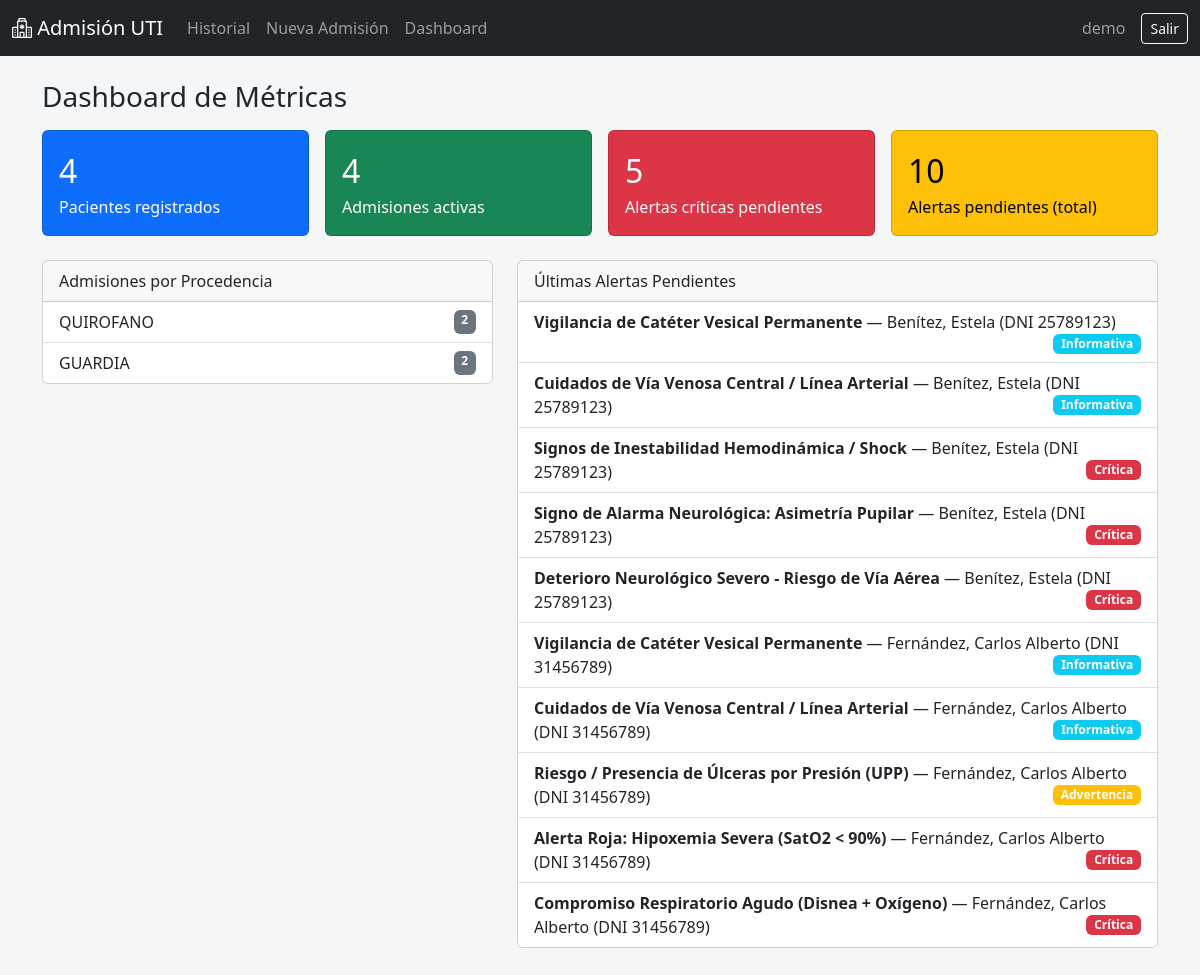
/dashboard/ (signed in), run on the app's committed database.
### apps/admisiones/models.py (models this page shows, shortened)
class Admision(models.Model):
    PROCEDENCIA_CHOICES = [
        ('GUARDIA', 'Guardia / Shockroom'),
        ('QUIROFANO', 'Quirófano / Recuperación'),
        ('PISO', 'Sala General / Internación'),
        ('DERIVACION', 'Derivación Externa / Otra Institución'),
    ]
    ESTADO_CHOICES = [
        ('ACTIVA', 'Internado en UTI'),
        ('ALTA', 'Alta de UTI'),
        ('DERIVADO', 'Derivado a otra área/centro'),
        ('OBITO', 'Óbito'),
    ]
    paciente = models.ForeignKey(
        'pacientes.Paciente', on_delete=models.CASCADE, related_name='admisiones',
    )
    enfermero_responsable = models.ForeignKey(
        settings.AUTH_USER_MODEL, verbose_name='Enfermero/a Responsable',
        on_delete=models.SET_NULL, null=True, blank=True,
        related_name='admisiones_registradas',
    )
    fecha_ingreso = models.DateTimeField('Fecha y Hora de Ingreso', default=timezone.now)
    cama = models.CharField('Cama / Unidad', max_length=30, help_text='Ej: Cama 04 - UTI')
    procedencia = models.CharField(
        'Procedencia', max_length=20, choices=PROCEDENCIA_CHOICES, default='GUARDIA',
    )
    diagnostico_ingreso = models.CharField('Diagnóstico de Ingreso', max_length=255)
    motivo_ingreso = models.TextField('Motivo de Ingreso / Resumen de Cuadro', blank=True)
    estado = models.CharField('Estado', max_length=15, choices=ESTADO_CHOICES, default='ACTIVA')
    observaciones_generales = models.TextField('Observaciones de Enfermería', blank=True)
    fecha_cierre = models.DateTimeField('Fecha de Cierre', null=True, blank=True)
    creado_el = models.DateTimeField(auto_now_add=True)
    actualizado_el = models.DateTimeField(auto_now=True)
    class Meta:
        verbose_name = 'Admisión'
        verbose_name_plural = 'Admisiones'
        ordering = ['-fecha_ingreso']

### apps/reglas/models.py (models this page shows, shortened)
class AlertaGenerada(models.Model):
    NIVEL_CHOICES = [
        ('CRITICA', 'Crítica'),
        ('ADVERTENCIA', 'Advertencia'),
        ('INFO', 'Informativa'),
    ]
    admision = models.ForeignKey(
        'admisiones.Admision', on_delete=models.CASCADE, related_name='alertas',
    )
    regla = models.ForeignKey(
        Regla, on_delete=models.SET_NULL, null=True, blank=True, related_name='alertas_emitidas',
    )
    codigo_regla = models.CharField('Código de Regla', max_length=60)
    nivel = models.CharField('Nivel', max_length=15, choices=NIVEL_CHOICES)
    titulo = models.CharField('Título', max_length=150)
    mensaje = models.TextField('Mensaje')
    sugerencia = models.TextField('Sugerencia')
    reconocida = models.BooleanField('Reconocida por Enfermería', default=False)
    reconocida_por = models.ForeignKey(
        settings.AUTH_USER_MODEL, on_delete=models.SET_NULL, null=True, blank=True,
        related_name='alertas_reconocidas',
    )
    fecha_generacion = models.DateTimeField('Fecha y Hora', auto_now_add=True)
    class Meta:
        verbose_name = 'Alerta Generada'
        verbose_name_plural = 'Alertas Generadas'
        ordering = ['-fecha_generacion']

### apps/pacientes/models.py (models this page shows)
class Paciente(models.Model):
    SEXO_CHOICES = [
        ('M', 'Masculino'),
        ('F', 'Femenino'),
        ('O', 'Otro'),
    ]
    dni = models.CharField(
        'DNI / Documento', max_length=20, unique=True, db_index=True,
    )
    nombre = models.CharField('Nombre(s)', max_length=100)
    apellido = models.CharField('Apellido(s)', max_length=100)
    fecha_nacimiento = models.DateField('Fecha de Nacimiento')
    sexo = models.CharField(
        'Sexo biológico / Género', max_length=1, choices=SEXO_CHOICES, default='M',
    )
    cobertura_medica = models.CharField('Obra Social / Prepaga', max_length=120, blank=True)
    contacto_emergencia = models.CharField(
        'Contacto de Emergencia / Familiar', max_length=150, blank=True,
    )
    telefono_contacto = models.CharField('Teléfono', max_length=50, blank=True)
    alergias_conocidas = models.TextField(
        'Alergias Conocidas', blank=True,
        help_text='Ej: Penicilina, Látex, Yodo, Dipirona',
    )
    antecedentes_patologicos = models.TextField(
        'Antecedentes Patológicos', blank=True,
        help_text='Ej: HTA, DBT, EPOC, Insuficiencia Cardíaca, etc.',
    )
    fecha_registro = models.DateTimeField('Fecha de Registro', auto_now_add=True)
    class Meta:
        verbose_name = 'Paciente'
        verbose_name_plural = 'Pacientes'
        ordering = ['apellido', 'nombre']
    def __str__(self):
        return f'{self.apellido}, {self.nombre} (DNI {self.dni})'

### apps/dashboard/views.py (the view)
# urls.py: path('', views.metricas, name='metricas'),
@login_required
def metricas(request):
    admisiones_por_procedencia = (
        Admision.objects.values('procedencia').annotate(total=Count('id')).order_by('-total')
    )
    contexto = {
        'total_pacientes': Paciente.objects.count(),
        'admisiones_activas': Admision.objects.filter(estado='ACTIVA').count(),
        'admisiones_totales': Admision.objects.count(),
        'alertas_criticas_pendientes': AlertaGenerada.objects.filter(
            nivel='CRITICA', reconocida=False,
        ).count(),
        'alertas_pendientes_total': AlertaGenerada.objects.filter(reconocida=False).count(),
        'admisiones_por_procedencia': admisiones_por_procedencia,
        'ultimas_alertas': AlertaGenerada.objects.select_related('admision__paciente').filter(
            reconocida=False,
        )[:10],
    }
    return render(request, 'dashboard/metricas.html', contexto)

### templates/dashboard/metricas.html (shortened to what this page needs)
{% extends 'base.html' %}
{% block content %}
<h1 class="h3 mb-3">Dashboard de Métricas</h1>
<div class="row g-3 mb-4">
  <div class="col-md-3">
    <div class="card text-bg-primary h-100">
      <div class="card-body">
        <div class="fs-2">{{ total_pacientes }}</div>
        <div>Pacientes registrados</div>
      </div>
    </div>
  </div>
  <div class="col-md-3">
    <div class="card text-bg-success h-100">
      <div class="card-body">
        <div class="fs-2">{{ admisiones_activas }}</div>
        <div>Admisiones activas</div>
      </div>
    </div>
  </div>
  <div class="col-md-3">
    <div class="card text-bg-danger h-100">
      <div class="card-body">
        <div class="fs-2">{{ alertas_criticas_pendientes }}</div>
        <div>Alertas críticas pendientes</div>
      </div>
    </div>
  </div>
  <div class="col-md-3">
    <div class="card text-bg-warning h-100">
      <div class="card-body">
        <div class="fs-2">{{ alertas_pendientes_total }}</div>
        <div>Alertas pendientes (total)</div>
      </div>
    </div>
  </div>
</div>
<div class="row">
  <div class="col-md-5">
    <div class="card mb-3">
      <div class="card-header">Admisiones por Procedencia</div>
      <ul class="list-group list-group-flush">
        {% for fila in admisiones_por_procedencia %}
        <li class="list-group-item d-flex justify-content-between">
          <span>{{ fila.procedencia }}</span>
          <span class="badge bg-secondary">{{ fila.total }}</span>
        </li>
        {% empty %}
        <li class="list-group-item text-muted">Sin datos.</li>
        {% endfor %}
      </ul>
    </div>
  </div>
  <div class="col-md-7">
    <div class="card mb-3">
      <div class="card-header">Últimas Alertas Pendientes</div>
      <ul class="list-group list-group-flush">
        {% for alerta in ultimas_alertas %}
        <li class="list-group-item">
          <strong>{{ alerta.titulo }}</strong> — {{ alerta.admision.paciente }}
          <span class="badge bg-{% if alerta.nivel == 'CRITICA' %}danger{% elif alerta.nivel == 'ADVERTENCIA' %}warning{% else %}info{% endif %} float-end">
            {{ alerta.get_nivel_display }}
          </span>
        </li>
        {% empty %}
        <li class="list-group-item text-muted">No hay alertas pendientes.</li>
        {% endfor %}
      </ul>
    </div>
  </div>
</div>
{% endblock %}

### templates/base.html (shortened to what this page needs)
{% load static %}
<!DOCTYPE html>
<html lang="es">
<head>
<link href="https://cdn.jsdelivr.net/npm/bootstrap@5.3.3/dist/css/bootstrap.min.css" rel="stylesheet">
<link href="https://cdn.jsdelivr.net/npm/bootstrap-icons@1.11.3/font/bootstrap-icons.css" rel="stylesheet">
<link href="{% static 'css/custom.css' %}" rel="stylesheet">
</head>
<body>
<nav class="navbar navbar-expand-lg navbar-dark bg-dark mb-4 no-print">
  <div class="container-fluid">
    <a class="navbar-brand" href="{% url 'admisiones:historial' %}"><i class="bi bi-hospital"></i> Admisión UTI</a>
    <div class="collapse navbar-collapse" id="navMenu">
      {% if user.is_authenticated %}
      <ul class="navbar-nav me-auto">
        <li class="nav-item"><a class="nav-link" href="{% url 'admisiones:historial' %}">Historial</a></li>
        <li class="nav-item"><a class="nav-link" href="{% url 'admisiones:nueva_admision' %}">Nueva Admisión</a></li>
        <li class="nav-item"><a class="nav-link" href="{% url 'dashboard:metricas' %}">Dashboard</a></li>
      </ul>
      <span class="navbar-text me-3">{{ user.get_username }}</span>
      <form method="post" action="{% url 'logout' %}">
        <button class="btn btn-outline-light btn-sm" type="submit">Salir</button>
      </form>
      {% endif %}
    </div>
  </div>
</nav>
<div class="container pb-5">
  {% block content %}{% endblock %}
</div>
</body>
</html>

### static/css/custom.css (style rules this page uses)
body { background-color: #f4f6f8; }

### data on the page
Admision: procedencia "QUIROFANO", total "2"
Admision: procedencia "GUARDIA", total "2"
AlertaGenerada: titulo "Vigilancia de Catéter Vesical Permanente", admision.paciente "Benítez, Estela (DNI 25789123)", nivel "Informativa"
AlertaGenerada: titulo "Cuidados de Vía Venosa Central / Línea Arterial", admision.paciente "Benítez, Estela (DNI 25789123)", nivel "Informativa"
AlertaGenerada: titulo "Signos de Inestabilidad Hemodinámica / Shock", admision.paciente "Benítez, Estela (DNI 25789123)", nivel "Crítica"
AlertaGenerada: titulo "Signo de Alarma Neurológica: Asimetría Pupilar", admision.paciente "Benítez, Estela (DNI 25789123)", nivel "Crítica"
AlertaGenerada: titulo "Deterioro Neurológico Severo - Riesgo de Vía Aérea", admision.paciente "Benítez, Estela (DNI 25789123)", nivel "Crítica"
AlertaGenerada: titulo "Vigilancia de Catéter Vesical Permanente", admision.paciente "Fernández, Carlos Alberto (DNI 31456789)", nivel "Informativa"
AlertaGenerada: titulo "Cuidados de Vía Venosa Central / Línea Arterial", admision.paciente "Fernández, Carlos Alberto (DNI 31456789)", nivel "Informativa"
AlertaGenerada: titulo "Riesgo / Presencia de Úlceras por Presión (UPP)", admision.paciente "Fernández, Carlos Alberto (DNI 31456789)", nivel "Advertencia"
AlertaGenerada: titulo "Alerta Roja: Hipoxemia Severa (SatO2 < 90%)", admision.paciente "Fernández, Carlos Alberto (DNI 31456789)", nivel "Crítica"
AlertaGenerada: titulo "Compromiso Respiratorio Agudo (Disnea + Oxígeno)", admision.paciente "Fernández, Carlos Alberto (DNI 31456789)", nivel "Crítica"

### other printed values
{{ user.get_username }} "demo"
{{ total_pacientes }} "4"
{{ admisiones_activas }} "4"
{{ alertas_criticas_pendientes }} "5"
{{ alertas_pendientes_total }} "10"
